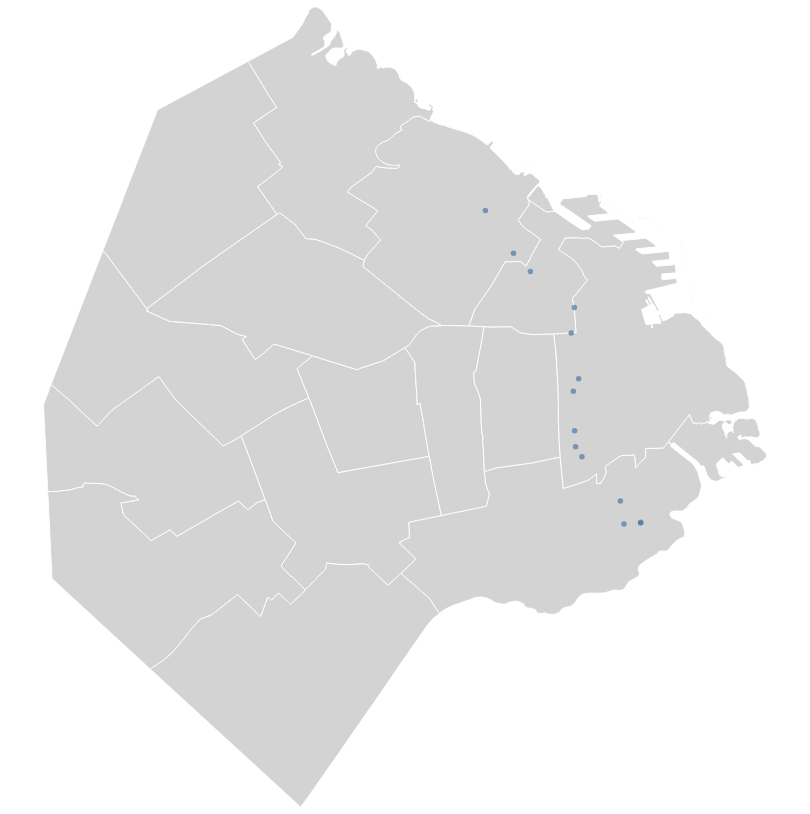

The notebook cell saved with this chart:
### Markdown cell above
#### Altair

### Code cell
points = alt.Chart(bus).mark_circle().encode(
    longitude='lon:Q',
    latitude='lat:Q',
    tooltip=['_congestion_level'],
)

caba = alt.Chart(data_muni).mark_geoshape(stroke='white',
                            fill='lightgray').encode().properties(width=800,
                                                                 height=800).project('mercator')

caba+points

### Figure 1 — Vega-Lite specification as saved in the notebook (floating-point values rounded to 4 significant figures; data arrays with more than 128 entries replaced by an {"elided": "..."} marker saying what was removed)
{"config": {"view": {"continuousWidth": 400, "continuousHeight": 300}}, "layer": [{"data": {"name": "data-7802f07f1982b88103d14330cf80c843"}, "mark": {"type": "geoshape", "fill": "lightgray", "stroke": "white"}, "encoding": {}, "height": 800, "projection": {"type": "mercator"}, "width": 800}, {"data": {"name": "data-1cd6044f860b27595ba58f1e87d47232"}, "mark": "circle", "encoding": {"latitude": {"field": "lat", "type": "quantitative"}, "longitude": {"field": "lon", "type": "quantitative"}, "tooltip": [{"field": "_congestion_level", "type": "quantitative"}]}}], "$schema": "https://vega.github.io/schema/vega-lite/v4.17.0.json", "datasets": {"data-7802f07f1982b88103d14330cf80c843": [{"AREA": 6317000.0, "BARRIOS": "RECOLETA", "COMUNAS": 2.0, "ID": 1, "OBJETO": "LIMITE COMUNAL", "PERIMETRO": 21450.0, "type": "Feature", "geometry": {"type": "Polygon", "coordinates": {"elided": "1x1197x2 float values"}}}, {"AREA": 6851000.0, "BARRIOS": "CABALLITO", "COMUNAS": 6.0, "ID": 3, "OBJETO": "LIMITE COMUNAL", "PERIMETRO": 10990.0, "type": "Feature", "geometry": {"type": "Polygon", "coordinates": {"elided": "1x155x2 float values"}}}, {"AREA": 12660000.0, "BARRIOS": "FLORESTA - MONTE CASTRO - VELEZ SARSFIELD - VERSALLES - VILLA LURO - VILLA REAL", "COMUNAS": 10.0, "ID": 6, "OBJETO": "LIMITE COMUNAL", "PERIMETRO": 18330.0, "type": "Feature", "geometry": {"type": "Polygon", "coordinates": {"elided": "1x335x2 float values"}}}, {"AREA": 14120000.0, "BARRIOS": "VILLA DEL PARQUE - VILLA  DEVOTO - VILLA GRAL. MITRE - VILLA SANTA RITA", "COMUNAS": 11.0, "ID": 7, "OBJETO": "LIMITE COMUNAL", "PERIMETRO": 19990.0, "type": "Feature", "geometry": {"type": "Polygon", "coordinates": {"elided": "1x330x2 float values"}}}, {"AREA": 15570000.0, "BARRIOS": "COGHLAN - SAAVEDRA - VILLA PUEYRREDON - VILLA URQUIZA", "COMUNAS": 12.0, "ID": 8, "OBJETO": "LIMITE COMUNAL", "PERIMETRO": 17230.0, "type": "Feature", "geometry": {"type": "Polygon", "coordinates": {"elided": "1x218x2 float values"}}}, {"AREA": 15850000.0, "BARRIOS": "PALERMO", "COMUNAS": 14.0, "ID": 9, "OBJETO": "LIMITE COMUNAL", "PERIMETRO": 22130.0, "type": "Feature", "geometry": {"type": "Polygon", "coordinates": {"elided": "1x1159x2 float values"}}}, {"AREA": 14320000.0, "BARRIOS": "AGRONOMIA - CHACARITA -  PARQUE CHAS -  PATERNAL - VILLA CRESPO - VILLA ORTUZAR", "COMUNAS": 15.0, "ID": 11, "OBJETO": "LIMITE COMUNAL", "PERIMETRO": 17830.0, "type": "Feature", "geometry": {"type": "Polygon", "coordinates": {"elided": "1x323x2 float values"}}}, {"AREA": 14710000.0, "BARRIOS": "BELGRANO - COLEGIALES - NUÑEZ", "COMUNAS": 13.0, "ID": 15, "OBJETO": "LIMITE COMUNAL", "PERIMETRO": 26200.0, "type": "Feature", "geometry": {"type": "Polygon", "coordinates": {"elided": "1x1127x2 float values"}}}, {"AREA": 21680000.0, "BARRIOS": "BARRACAS - BOCA - NUEVA POMPEYA - PARQUE PATRICIOS", "COMUNAS": 4.0, "ID": 13, "OBJETO": "LIMITE COMUNAL", "PERIMETRO": 35420.0, "type": "Feature", "geometry": {"type": "Polygon", "coordinates": {"elided": "1x1855x2 float values"}}}, {"AREA": 6661000.0, "BARRIOS": "ALMAGRO - BOEDO", "COMUNAS": 5.0, "ID": 2, "OBJETO": "LIMITE COMUNAL", "PERIMETRO": 12320.0, "type": "Feature", "geometry": {"type": "Polygon", "coordinates": {"elided": "1x210x2 float values"}}}, {"AREA": 12420000.0, "BARRIOS": "FLORES - PARQUE CHACABUCO", "COMUNAS": 7.0, "ID": 4, "OBJETO": "LIMITE COMUNAL", "PERIMETRO": 17970.0, "type": "Feature", "geometry": {"type": "Polygon", "coordinates": {"elided": "1x338x2 float values"}}}, {"AREA": 6386000.0, "BARRIOS": "BALVANERA - SAN CRISTOBAL", "COMUNAS": 3.0, "ID": 10, "OBJETO": "LIMITE COMUNAL", "PERIMETRO": 10490.0, "type": "Feature", "geometry": {"type": "Polygon", "coordinates": {"elided": "1x176x2 float values"}}}, {"AREA": 16510000.0, "BARRIOS": "LINIERS - MATADEROS - PARQUE AVELLANEDA", "COMUNAS": 9.0, "ID": 5, "OBJETO": "LIMITE COMUNAL", "PERIMETRO": 21410.0, "type": "Feature", "geometry": {"type": "Polygon", "coordinates": {"elided": "1x385x2 float values"}}}, {"AREA": 22220000.0, "BARRIOS": "VILLA LUGANO - VILLA RIACHUELO - VILLA SOLDATI", "COMUNAS": 8.0, "ID": 12, "OBJETO": "LIMITE COMUNAL", "PERIMETRO": 20940.0, "type": "Feature", "geometry": {"type": "Polygon", "coordinates": {"elided": "1x408x2 float values"}}}, {"AREA": 17790000.0, "BARRIOS": "CONSTITUCION - MONTSERRAT - PUERTO MADERO - RETIRO - SAN NICOLAS - SAN TELMO", "COMUNAS": 1.0, "ID": 14, "OBJETO": "LIMITE COMUNAL", "PERIMETRO": 36100.0, "type": "Feature", "geometry": {"type": "MultiPolygon", "coordinates": {"elided": "2 rows, 5308 float values in total"}}}], "data-1cd6044f860b27595ba58f1e87d47232": [{"_congestion_level": 0, "_current_status": 2, "_current_stop_sequence": 0, "_occupancy_status": 0, "_stop_id": null, "_timestamp": 1657462766, "_trip": null, "extensionObject": null, "_position._bearing": 0, "lat": -34.57, "lon": -58.41, "_position._odometer": 32414, "_position._speed": 10.0, "_position.extensionObject": null, "_vehicle._id": "33886", "_vehicle._label": "22-156", "_vehicle._license_plate": null, "_vehicle.extensionObject": null, "_trip._direction_id": null, "_trip._route_id": null, "_trip._schedule_relationship": null, "_trip._start_date": null, "_trip._start_time": null, "_trip._trip_id": null, "_trip.extensionObject": null}, {"_congestion_level": 0, "_current_status": 2, "_current_stop_sequence": 31, "_occupancy_status": 0, "_stop_id": "203223", "_timestamp": 1657462764, "_trip": null, "extensionObject": null, "_position._bearing": 0, "lat": -34.58, "lon": -58.4, "_position._odometer": 31020, "_position._speed": 0.0, "_position.extensionObject": null, "_vehicle._id": "33898", "_vehicle._label": "3-156", "_vehicle._license_plate": null, "_vehicle.extensionObject": null, "_trip._direction_id": 1.0, "_trip._route_id": "1543", "_trip._schedule_relationship": 0.0, "_trip._start_date": "20220710", "_trip._start_time": "10:45:00", "_trip._trip_id": "415110-1", "_trip.extensionObject": null}, {"_congestion_level": 0, "_current_status": 2, "_current_stop_sequence": 15, "_occupancy_status": 0, "_stop_id": "20492", "_timestamp": 1657462766, "_trip": null, "extensionObject": null, "_position._bearing": 0, "lat": -34.61, "lon": -58.39, "_position._odometer": 48123, "_position._speed": 0.0, "_position.extensionObject": null, "_vehicle._id": "33904", "_vehicle._label": "4-156", "_vehicle._license_plate": null, "_vehicle.extensionObject": null, "_trip._direction_id": 1.0, "_trip._route_id": "1543", "_trip._schedule_relationship": 0.0, "_trip._start_date": "20220710", "_trip._start_time": "11:00:00", "_trip._trip_id": "415113-1", "_trip.extensionObject": null}, {"_congestion_level": 0, "_current_status": 2, "_current_stop_sequence": 12, "_occupancy_status": 0, "_stop_id": "20503", "_timestamp": 1657462764, "_trip": null, "extensionObject": null, "_position._bearing": 0, "lat": -34.62, "lon": -58.39, "_position._odometer": 68859, "_position._speed": 0.0, "_position.extensionObject": null, "_vehicle._id": "35163", "_vehicle._label": "8-156", "_vehicle._license_plate": null, "_vehicle.extensionObject": null, "_trip._direction_id": 1.0, "_trip._route_id": "1543", "_trip._schedule_relationship": 0.0, "_trip._start_date": "20220710", "_trip._start_time": "11:05:00", "_trip._trip_id": "415114-1", "_trip.extensionObject": null}, {"_congestion_level": 0, "_current_status": 2, "_current_stop_sequence": 20, "_occupancy_status": 0, "_stop_id": "205840", "_timestamp": 1657462766, "_trip": null, "extensionObject": null, "_position._bearing": 0, "lat": -34.6, "lon": -58.39, "_position._odometer": 27910, "_position._speed": 2.5, "_position.extensionObject": null, "_vehicle._id": "35166", "_vehicle._label": "15-156", "_vehicle._license_plate": null, "_vehicle.extensionObject": null, "_trip._direction_id": 1.0, "_trip._route_id": "1543", "_trip._schedule_relationship": 0.0, "_trip._start_date": "20220710", "_trip._start_time": "10:55:00", "_trip._trip_id": "415112-1", "_trip.extensionObject": null}, {"_congestion_level": 0, "_current_status": 2, "_current_stop_sequence": 19, "_occupancy_status": 0, "_stop_id": "20488", "_timestamp": 1657462764, "_trip": null, "extensionObject": null, "_position._bearing": 0, "lat": -34.61, "lon": -58.39, "_position._odometer": 59813, "_position._speed": 6.389, "_position.extensionObject": null, "_vehicle._id": "35181", "_vehicle._label": "14-156", "_vehicle._license_plate": null, "_vehicle.extensionObject": null, "_trip._direction_id": 0.0, "_trip._route_id": "1542", "_trip._schedule_relationship": 0.0, "_trip._start_date": "20220710", "_trip._start_time": "10:55:00", "_trip._trip_id": "414898-1", "_trip.extensionObject": null}, {"_congestion_level": 0, "_current_status": 2, "_current_stop_sequence": 4, "_occupancy_status": 0, "_stop_id": "20362", "_timestamp": 1657462766, "_trip": null, "extensionObject": null, "_position._bearing": 0, "lat": -34.64, "lon": -58.37, "_position._odometer": 43746, "_position._speed": 4.722, "_position.extensionObject": null, "_vehicle._id": "35187", "_vehicle._label": "20-156", "_vehicle._license_plate": null, "_vehicle.extensionObject": null, "_trip._direction_id": 1.0, "_trip._route_id": "1543", "_trip._schedule_relationship": 0.0, "_trip._start_date": "20220710", "_trip._start_time": "11:00:00", "_trip._trip_id": "415113-1", "_trip.extensionObject": null}, {"_congestion_level": 0, "_current_status": 2, "_current_stop_sequence": 27, "_occupancy_status": 0, "_stop_id": "2031569", "_timestamp": 1657462766, "_trip": null, "extensionObject": null, "_position._bearing": 0, "lat": -34.63, "lon": -58.39, "_position._odometer": 18763, "_position._speed": 5.833, "_position.extensionObject": null, "_vehicle._id": "35194", "_vehicle._label": "12-156", "_vehicle._license_plate": null, "_vehicle.extensionObject": null, "_trip._direction_id": 0.0, "_trip._route_id": "1542", "_trip._schedule_relationship": 0.0, "_trip._start_date": "20220710", "_trip._start_time": "10:50:00", "_trip._trip_id": "414897-1", "_trip.extensionObject": null}, {"_congestion_level": 0, "_current_status": 2, "_current_stop_sequence": 13, "_occupancy_status": 0, "_stop_id": "206159", "_timestamp": 1657462766, "_trip": null, "extensionObject": null, "_position._bearing": 0, "lat": -34.59, "lon": -58.39, "_position._odometer": 36723, "_position._speed": 7.5, "_position.extensionObject": null, "_vehicle._id": "35198", "_vehicle._label": "13-156", "_vehicle._license_plate": null, "_vehicle.extensionObject": null, "_trip._direction_id": 0.0, "_trip._route_id": "1542", "_trip._schedule_relationship": 0.0, "_trip._start_date": "20220710", "_trip._start_time": "11:05:00", "_trip._trip_id": "414900-1", "_trip.extensionObject": null}, {"_congestion_level": 0, "_current_status": 2, "_current_stop_sequence": 8, "_occupancy_status": 0, "_stop_id": "203605", "_timestamp": 1657462766, "_trip": null, "extensionObject": null, "_position._bearing": 0, "lat": -34.59, "lon": -58.4, "_position._odometer": 56495, "_position._speed": 0.0, "_position.extensionObject": null, "_vehicle._id": "35217", "_vehicle._label": "19-156", "_vehicle._license_plate": null, "_vehicle.extensionObject": null, "_trip._direction_id": 0.0, "_trip._route_id": "1542", "_trip._schedule_relationship": 0.0, "_trip._start_date": "20220710", "_trip._start_time": "11:15:00", "_trip._trip_id": "414902-1", "_trip.extensionObject": null}, {"_congestion_level": 0, "_current_status": 2, "_current_stop_sequence": 30, "_occupancy_status": 0, "_stop_id": "20376", "_timestamp": 1657462764, "_trip": null, "extensionObject": null, "_position._bearing": 0, "lat": -34.64, "lon": -58.37, "_position._odometer": 63643, "_position._speed": 2.5, "_position.extensionObject": null, "_vehicle._id": "35224", "_vehicle._label": "39-156", "_vehicle._license_plate": null, "_vehicle.extensionObject": null, "_trip._direction_id": 0.0, "_trip._route_id": "1542", "_trip._schedule_relationship": 0.0, "_trip._start_date": "20220710", "_trip._start_time": "10:40:00", "_trip._trip_id": "414895-1", "_trip.extensionObject": null}, {"_congestion_level": 0, "_current_status": 1, "_current_stop_sequence": 1, "_occupancy_status": 0, "_stop_id": "2031571", "_timestamp": 1657462764, "_trip": null, "extensionObject": null, "_position._bearing": 0, "lat": -34.64, "lon": -58.37, "_position._odometer": 43299, "_position._speed": 0.0, "_position.extensionObject": null, "_vehicle._id": "35278", "_vehicle._label": "38-156", "_vehicle._license_plate": null, "_vehicle.extensionObject": null, "_trip._direction_id": 1.0, "_trip._route_id": "1543", "_trip._schedule_relationship": 0.0, "_trip._start_date": "20220710", "_trip._start_time": "11:05:00", "_trip._trip_id": "415114-1", "_trip.extensionObject": null}, {"_congestion_level": 0, "_current_status": 2, "_current_stop_sequence": 11, "_occupancy_status": 0, "_stop_id": "20508", "_timestamp": 1657462734, "_trip": null, "extensionObject": null, "_position._bearing": 0, "lat": -34.62, "lon": -58.39, "_position._odometer": 3446, "_position._speed": 0.0, "_position.extensionObject": null, "_vehicle._id": "35285", "_vehicle._label": "50-156", "_vehicle._license_plate": null, "_vehicle.extensionObject": null, "_trip._direction_id": 1.0, "_trip._route_id": "1543", "_trip._schedule_relationship": 0.0, "_trip._start_date": "20220710", "_trip._start_time": "11:10:00", "_trip._trip_id": "415115-1", "_trip.extensionObject": null}, {"_congestion_level": 0, "_current_status": 2, "_current_stop_sequence": 0, "_occupancy_status": 0, "_stop_id": null, "_timestamp": 1657462764, "_trip": null, "extensionObject": null, "_position._bearing": 0, "lat": -34.64, "lon": -58.37, "_position._odometer": 43223, "_position._speed": 0.0, "_position.extensionObject": null, "_vehicle._id": "35303", "_vehicle._label": "43-156", "_vehicle._license_plate": null, "_vehicle.extensionObject": null, "_trip._direction_id": null, "_trip._route_id": null, "_trip._schedule_relationship": null, "_trip._start_date": null, "_trip._start_time": null, "_trip._trip_id": null, "_trip.extensionObject": null}]}}
